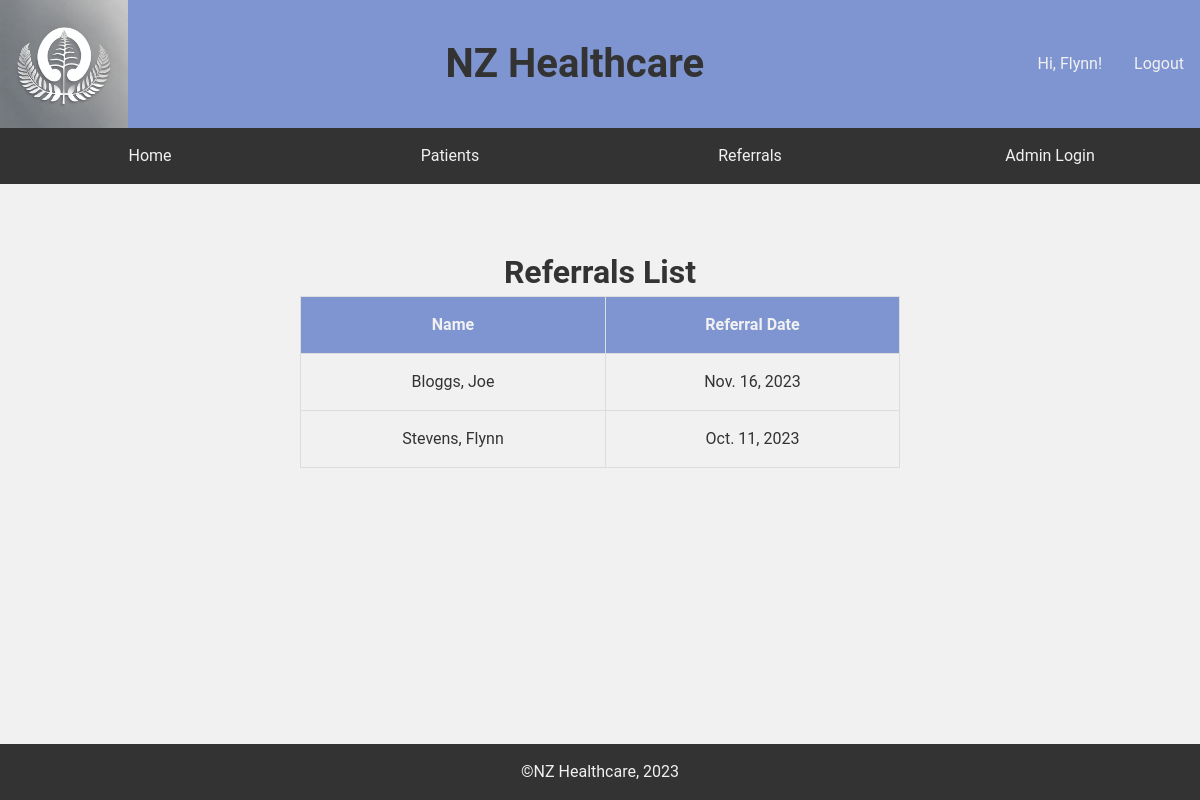
The page /referrals/ (signed in) on the database its author committed.
### patients/models.py (models this page shows, shortened)
class Referral(models.Model):
    patient = models.ForeignKey(Patient, on_delete=models.CASCADE)
    referral_date = models.DateField()
    referrer_name = models.CharField(max_length=150)
    referral_reason = models.TextField(max_length=80)
    note = models.TextField()
    document = models.FileField(
        upload_to='referral_documents/', null=True, blank=True, validators=[FileExtensionValidator(['pdf'])])

class Patient(models.Model):
    first_name = models.CharField(max_length=50)
    last_name = models.CharField(max_length=80)
    phone_number = models.CharField(max_length=12)
    date_of_birth = models.DateField()

### patients/views.py (the view)
# urls.py: path('referrals/', views.referrals_list, name='referrals_list'),
@login_required
def referrals_list(request):
    referrals = Referral.objects.all()
    return render(request, 'referrals_list.html', {'referrals': referrals})

### patients/templates/referrals_list.html
{% extends 'base.html' %} {% block title %}Referrals List - NZ Healthcare{% endblock %} {% block content %}
<h1>Referrals List</h1>
<table>
  <tr>
    <th>Name</th>
    <th>Referral Date</th>
  </tr>
  {% for referral in referrals %}
  <tr onclick="window.location.href='{% url 'referral_detail' referral.id %}'" style="cursor: pointer;">
    <td> {{ referral.patient.last_name }}, {{ referral.patient.first_name }} </td>
    <td> {{ referral.referral_date }} </td>
  </tr>
  {% endfor %}
</table>
{% endblock %}

### patients/templates/base.html (shortened to what this page needs)
<!DOCTYPE html>
<html lang="en">
  <head>
    {% load static %}
    <link
      rel="stylesheet"
      type="text/css"
      href="{% static 'css/styles.css' %}"
    />
  </head>
  <body>
    <header>
        <img src="{% static 'img/logo.png' %}" alt="NZ Healthcare Logo" />
        <h1>NZ Healthcare</h1>
        <div class="login">
          {% if user.is_authenticated %}
            <p>Hi, {{ user.username }}!</p>
            <a href="{% url 'logout' %}">Logout</a>
          {% else %}
            <a href="{% url 'login' %}">Login</a>
          {% endif %}
        </div>
    </header>
    <nav>
      <a href="{% url 'home' %}">Home</a>
      <a href="{% url 'patient_list' %}">Patients</a>
      <a href="{% url 'referrals_list' %}">Referrals</a>
      <a href="{% url 'admin:index' %}">Admin Login</a>
    </nav>
    <main>{% block content %}{% endblock %}</main>
    <footer>
      <p>©NZ Healthcare, 2023</p>
    </footer>
  </body>
</html>

### static/css/styles.css (style rules this page uses)
* { margin: 0; padding: 0; box-sizing: border-box; }
body { font-family: 'Roboto', sans-serif; font-size: 1em; line-height: 1.5; color: #333; background-color: #f1f1f1; }
a { color: #333; text-decoration: none; }
header { overflow: hidden; background-color: #7f95d1; display: flex; flex-direction: column; justify-content: space-between; align-items: center; }
header h1 { font-size: 2.5em; text-align: center; }
nav { display: flex; justify-content: space-evenly; flex-direction: column; width: 100%; }
nav a { display: inline-block; color: #f1f1f1; background-color: #333; width: 100%; text-decoration: none; padding: 1em; }
img { max-width: 8em; height: auto; }
.login { display: flex; justify-content: center; }
.login a { color: #f1f1f1; padding: 1em; }
.login p { color: #f1f1f1; padding: 1em; }
footer { position: fixed; bottom: 0; width: 100%; background-color: #333; color: #f1f1f1; padding: 1em; text-align: center; }
main { display: flex; justify-content: space-evenly; align-items: center; flex-direction: column; padding: 4em 0 4em 0; text-align: center; }
table { border-collapse: collapse; width: 100%; }
th, td { border: 1px solid #ddd; padding: 1em; }
th { background-color: #7f95d1; color: #f1f1f1; }
tr:nth-child(even) { background-color: #f1f1f1; }
@media screen and (min-width: 58rem) { header { flex-direction: row; } }
@media screen and (min-width: 58rem) { nav { flex-direction: row; text-align: center; } }
@media screen and (min-width: 58rem) { table { width: 50%; } }

### rows shown on the page
Referral: patient.last_name "Bloggs", patient.first_name "Joe", referral_date "Nov. 16, 2023"
Referral: patient.last_name "Stevens", patient.first_name "Flynn", referral_date "Oct. 11, 2023"

### other values the page prints
{{ user.username }} "Flynn"
